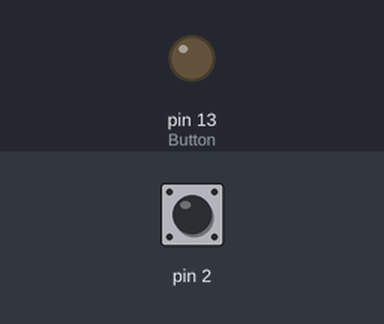
Recording of a sketch running on a simulated Arduino Uno, built with avr-gcc and run on an emulated ATmega328P. Shown: output pins drawn as LEDs (lit = HIGH). Inputs (shaded band) come from the test bench; at power-on: pin 2 HIGH.

Above: at 0.8 s.
0.9 s: pin 2 pulled LOW for 0.15 s
At 0.97 s:
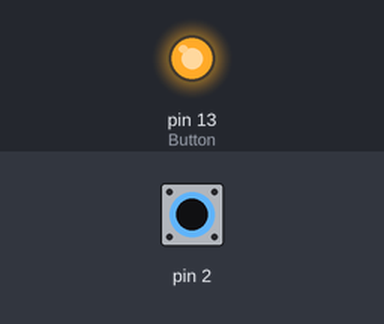
2.5 s: pin 2 pulled LOW for 3.2 s
At 6.4 s:
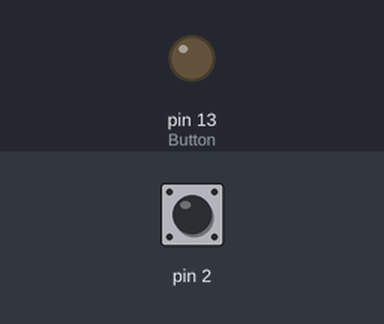
Timing chart, 0 to 7.9 s (numbered marks = the images above; inputs shaded):
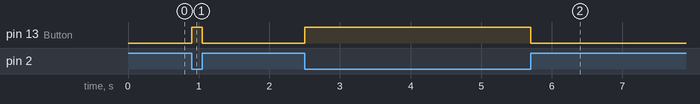

Measured:
- after the input at 0.9 s, pin 13 (Button): LOW → HIGH at once, → LOW 0.15 s later
- after the input at 2.5 s, pin 13 (Button): LOW → HIGH at once, → LOW 3.2 s later

The sketch:

34.ino
```cpp
#include <avr/io.h>

int main(void) {
    // 1. Set Pin 13 (PB5) as OUTPUT for the LED
    DDRB |= (1 << DDB5);

    // 2. Set Pin 2 (PD2) as INPUT for the Push Button
    DDRD &= ~(1 << DDD2);

    // 3. Enable internal pull-up resistor on Pin 2 (PD2)
    // Pin reads HIGH (1) when unpressed, and LOW (0) when pressed
    PORTD |= (1 << PORTD2);

    while (1) {
        // Read Pin 2 state from the PIND input register
        if (!(PIND & (1 << PIND2))) {
            PORTB |= (1 << PORTB5);   // Button pressed (LOW) -> Turn LED ON
        } else {
            PORTB &= ~(1 << PORTB5);  // Button released (HIGH) -> Turn LED OFF
        }
    }

    return 0;
}
```
